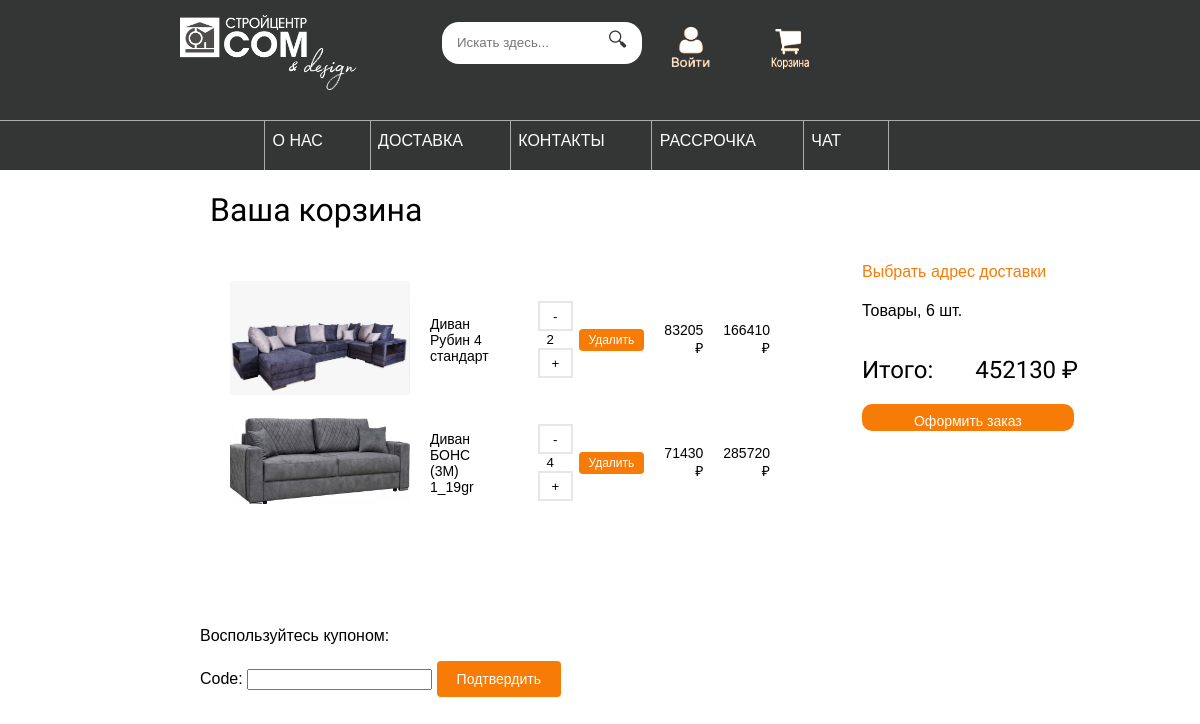
The app's page /cart/ (signed in), older data.
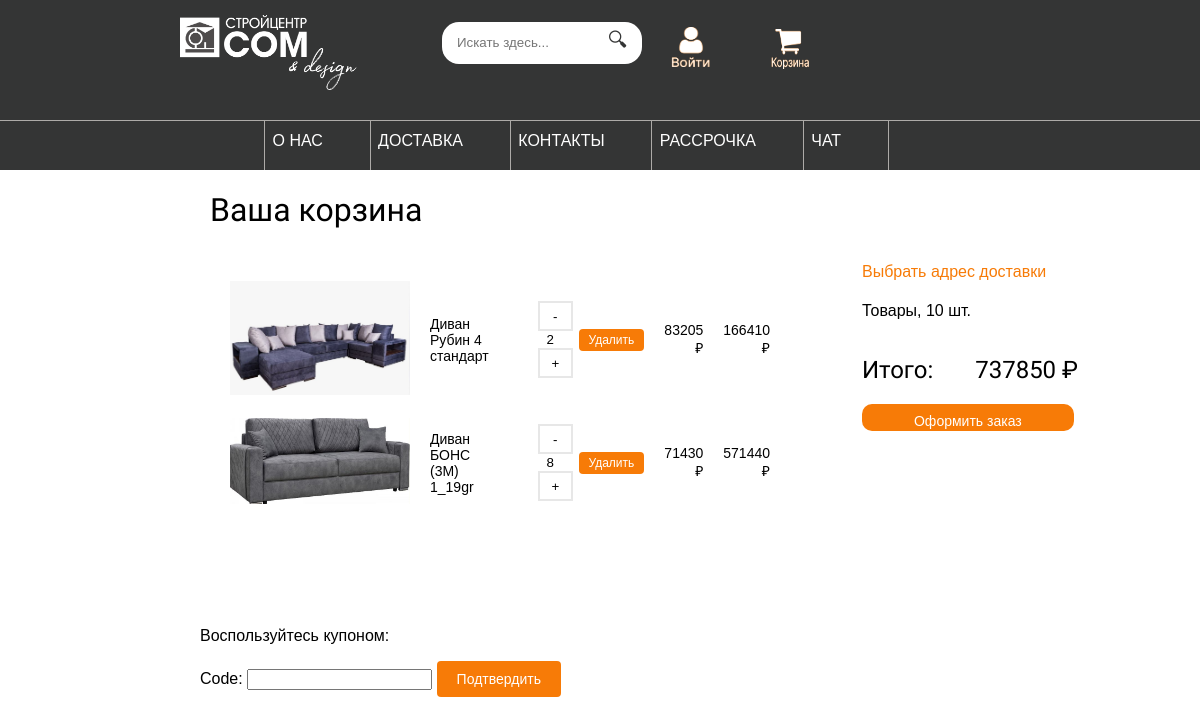
The same page, newer data.
### cart/models.py (models this page shows, shortened)
class CartItem(models.Model):
    cart = models.ForeignKey(Cart,
                             related_name='cart',
                             on_delete=models.CASCADE)
    product = models.ForeignKey(Product,
                                related_name='product',
                                on_delete=models.CASCADE)
    quantity = models.PositiveIntegerField(default=1)
    created = models.DateTimeField(auto_now_add=True)
    updated = models.DateTimeField(auto_now=True)
    session = models.CharField(max_length=255, null=True, blank=True)
    def total_price(self):
        return self.product.price * self.quantity
    class Meta:
        ordering = ['-created']

### shop/models.py (models this page shows, shortened)
class Product(models.Model):
    category = models.ForeignKey('Category',
                                 related_name='products',
                                 on_delete=models.CASCADE)
    name = models.CharField(max_length=200)
    slug = models.CharField(max_length=200)
    image = models.ImageField(upload_to='products/%Y/%m/%d',
                              blank=True)
    description = models.TextField(blank=True)
    price = models.IntegerField()
    discount = models.IntegerField(blank=True, null=True)
    rating = models.CharField(blank=True, max_length=5)
    available = models.BooleanField(default=True)
    created = models.DateTimeField(auto_now_add=True)
    updated = models.DateTimeField(auto_now=True)
    class Meta:
        ordering = ['name']
        indexes = [
            models.Index(fields=['id', 'slug']),
            models.Index(fields=['name']),
            models.Index(fields=['-created']),
        ]
    def get_absolute_url(self):
        return reverse('shop:product_detail',
                       args=[self.id, self.slug])

### cart/views.py (the view)
# urls.py: path('', views.cart_detail, name='cart_detail'),
def cart_detail(request):
    if request.user.is_authenticated:
        user = request.user
        cart = Cart.objects.get(user=user)
    else:
        session_key = request.session.session_key
        cart = Cart.objects.get(session_key=session_key)
    cart_item = cart.cart.all()
    coupon_apply_form = CouponApplyForm()
    cart_products = [item.product for item in cart_item]
    coupon_id = request.session.get('coupon_id')
    coupon, discount = None, None
    if coupon_id:
        coupon = get_coupon(coupon_id)
        discount = get_discount(cart, coupon)
    total_price = get_total_price(cart)
    total_count = get_total_count(cart)
    subtotal_price = total_price
    if isinstance(discount, int):
        total_price -= discount
    r = Recommender()
    if cart_products:
        recommended_products = r.suggest_products_for(cart_products, max_results=4)
    else:
        recommended_products = []
    return render(request, 'cart/detail.html',
                  {'cart_item': cart_item,
                   'coupon_apply_form': coupon_apply_form,
                   'recommended_products': recommended_products,
                   'coupon': coupon,
                   'discount': discount,
                   'total_price': total_price,
                   'total_count': total_count,
                   'subtotal_price': subtotal_price})

### coupons/forms.py
class CouponApplyForm(forms.Form):
    code = forms.CharField()

### cart/cart.py (called while the page is built)
    @property
    def coupon(self):
        if self.coupon_id:
            try:
                return Coupon.objects.get(id=self.coupon_id)
            except Coupon.DoesNotExist:
                pass
        return None

    def get_discount(self):
        if self.coupon:
            return (self.coupon.discount / Decimal(100)) \
                        * self.get_total_price()
        return 0

    def get_total_price_after_discount(self):
        return int(self.get_total_price() - self.get_discount())

    def __len__(self):
        return sum(item['quantity'] for item in self.cart.values())

    def get_total_price(self):
        return sum(int(item['price']) * item['quantity']
                   for item in self.cart.values())

### cart/cart_funtions.py (called while the page is built)
def total_price(item):
    return item.product.price * item.quantity

def get_total_price(cart):
    items = cart.cart.all()
    return sum(total_price(item) for item in items)

def get_total_count(cart):
    items = cart.cart.all()
    return sum([item.quantity for item in items])

### shop/recommender.py (called while the page is built)
    def get_product_key(self, id):
        return f'product:{id}:purchased_with'

### cart/templates/cart/detail.html (shortened to what this page needs)
{% extends 'shop/base.html' %}
{% load static %}
{% block content %}
    <body style="background: #f6f6f9; position: relative;">
        <h1 style="padding-left: 11%">Ваша корзина</h1>
        <div class="sidebar" style="border-radius: 42px;">
            <div style="width: 20%; height: 21%; background: #fff; display: block; position: absolute; padding-left: 1%; padding-top: 1%; padding-right: 1%; border-radius: 20px;">
                <a href='#' class="address">Выбрать адрес доставки</a>
                <p style="margin-top: 10%;" class="total-count">Товары, {{ total_count }} шт.</p>
                <div style="display:flex; justify-content: space-between;">
                    <h2 style="flex: 1 0;">Итого: </h2>
                    <h2 class="total-price" style="flex: 0 1; white-space: nowrap;">{{ total_price }} ₽</h2>
                </div>
                <a href="{% url 'orders:order_create' %}" class="placing-order">
                    <div class="place-order-div">
                        <p style="padding-top: 4%; margin-top: 0;">Оформить заказ</p>
                    </div>
                </a>
            </div>
        </div>
        <div class="product-data" style="margin-left: 10%; padding: 1%; background-color: #fff; max-width: 60%; padding: 2%; border-radius: 20px;">
            <table class="cart" style="width: 100%; border-radius: 20px;">
                <tbody style="border-radius: 20px;">
                    {% for item in cart_item %}
                        {% with product=item.product %}
                            <tr data-action="product-id">
                                <td>
                                    <a href="{{ product.get_absolute_url }}">
                                        <img src="{% if product.image %}{{ product.image.url }}{% else %}{% static 'img/no_image.png' %}{% endif %}">
                                    </a>
                                </td>
                                <td>{{ product.name }}</td>
                                <td class="count-products">
                                    <button type="button" data-action="minus" class="change-count">-</button>
                                    <input class="quantity-input" data-counter value="{{ item.quantity }}">
                                    <button type="button" data-action="plus" class="change-count">+</button>
                                </td>
                                <td>
                                    <form action="{% url 'cart:cart_remove' product.id %}" method="post">
                                        <input type="submit" value="Удалить">
                                    </form>
                                </td>
                                <td class="num product-price cart-price">{{ item.product.price }} ₽</td>
                                <td class="num price cart-price">{{ item.total_price }} ₽</td>
                            </tr>
                        {% endwith %}
                    {% endfor %}
                </tbody>
            </table>
        </div>
        <p style="margin-left: 10%; margin-top: 50px;">Воспользуйтесь купоном:</p>
        <form action="{% url 'coupons:apply' %}" method="post" style="margin-left: 10%;" name="coupon">
            {{ coupon_apply_form }}
            <input type="submit" value="Подтвердить">
        </form>
    </body>
{% endblock %}

Row changes from the older to the newer data that the page shows:
changed CartItem "Диван БОНС (3М) 1_19gr": quantity "4" → "8"; total_price "285720" → "571440"
Text that changed along with them:
{{ total_count }}: "6" → "10"
{{ total_price }}: "452130" → "737850"
